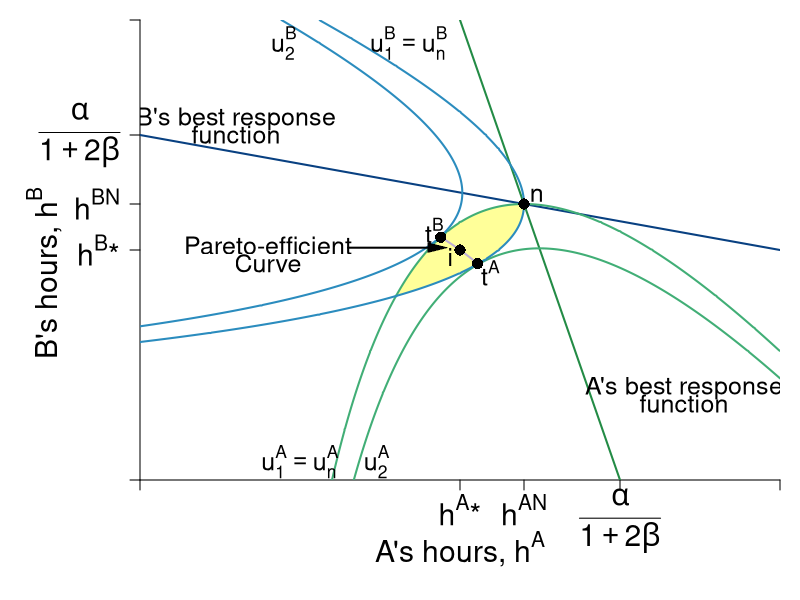

Recreate this plot in R.
require(shape)
pdf(file = "coordination_failures/coord_brfs_cournot.pdf", width = 9, height = 7)

#Set parameters for graphics
pointsize <- 1.8
axislabelsize <- 1.8
labelsize <- 1.5
namesize <- 1.8
annotatesize <- 1.5
graphlinewidth <- 2
segmentlinewidth <- 1.5

COL <- c("#7fc97f", "#beaed4", "#fdc086", "#ffff99", "#386cb0", "#f0027f", "#bf5b17", "#666666")
COLA <- c("#99d8c9","#66c2a4","#41ae76", "#238b45", "#005824")
COLB <- c("#4eb3d3", "#2b8cbe", "#0868ac","#084081")

par(mar =  c(6, 7, 1, 1))

uA <- function(ea, eb, alpha = 30, beta = 1/2) {
  (alpha - beta*(ea+eb))*ea - 0.5*(ea)^2
}

uB <- function(ea, eb, alpha = 30, beta = 1/2) {
  (alpha - beta*(ea+eb))*eb - 0.5*(eb)^2
}

brfB <- function(ea, alpha = 30, beta = 1/2) {
  (alpha - beta*ea)/(1 + 2*beta)
}

brfA <- function(ea, alpha = 30, beta = 1/2) {
  (alpha - ea*(1 + 2*beta))/(beta)
}

brfPE <- function(ea, alpha = 30, beta = 1/8) {
  alpha*(1 - beta*ea)
}

hANE <- function(alpha, beta = 1/2){
  alpha/(1 + 3*beta)
}

hApEff2 <- function(alpha, beta = 1/2){
  alpha/(1 + 4*beta)
}

intercept1 <- function(alpha, beta = 1/2){
  alpha/(1 + 2*beta)
}

PEC <- function(ea, alpha = 30, beta = 1/2){
  a = beta*(1+2*beta);
  b = -alpha*(1+3*beta)+(1+2*beta)^2*ea;
  c = alpha^2 - alpha*(1+3*beta)*ea+ beta*(1+2*beta)*ea^2
  delta = b^2-4*a*c
  return((-b-sqrt(delta))/(2*a))
}


indiffA <- function(ea, alpha = 30, beta = 1/2, uA = 144) {
  (alpha*ea - beta*(ea)^2 - 0.5*(ea)^2 - uA)/(beta*ea)
}

indiffBroot1 <- function(ea, alpha = 30, beta = 30, uB = 144){
  (-sqrt(alpha^2 - 2*alpha*beta*ea + beta^2*ea^2 - 4*beta*uB - 2*uB) + alpha - beta*ea)/(2*beta + 1)
}

indiffBroot2 <- function(ea, alpha = 30, beta = 30, uB = 144){
  (sqrt(alpha^2 - 2*alpha*beta*ea + beta^2*ea^2 - 4*beta*uB - 2*uB) + alpha - beta*ea)/(2*beta + 1)
}


indiffB <- function(eb, alpha = 30, beta = 1/2, uB = 144) {
  (alpha*eb - uB - 0.5*eb^2)/(alpha*beta*eb)
}

indiffB2 <- function(ea, alpha = 30, beta = 1/2, uB = 144) {
  sqrt(alpha^2*(beta*ea - 1)^2 - 2*uB) - alpha*beta*ea + alpha
}

indiffB3 <- function(ea, alpha = 30, beta = 1/2, uB = 144) {
  -sqrt(alpha^2*(beta*ea - 1)^2 - 2*uB) - alpha*beta*ea + alpha
}


xlims <- c(0, 20)
ylims <- c(0, 20)

npts <- 501 
x <- seq(xlims[1], xlims[2], length.out = npts)
y <- seq(ylims[1], ylims[2], length.out = npts) 
a <- c(uA(hANE(alpha = 30, beta = 1/2), hANE(alpha = 30, beta = 1/2)), 
       155.8)
b <- c(uA(hANE(alpha = 30, beta = 1/2),hANE(alpha = 30, beta = 1/2)), 
       155.8)


plot(0, 0, xlim = xlims, ylim = ylims, type = "n",
     xlab = expression(paste("")),
     ylab = expression(paste("")), 
     xaxt = "n", 
     yaxt = "n", 
     cex.lab = axislabelsize, 
     bty = "n",
     xaxs="i", 
     yaxs="i")


ticksy <- c(0, hApEff2(alpha = 30), hANE(alpha = 30), intercept1(alpha = 30), ylims[2])
ylabels <- c(NA, expression(paste(h^B,"*")), expression(paste(h^{BN})), expression(paste(frac(alpha, 1 + 2*beta))), NA)
ticksx <- c(0, hApEff2(alpha = 30), hANE(alpha = 30), intercept1(alpha = 30), xlims[2])
xlabels <- c(NA, expression(paste(h^A,"*")), expression(paste(h^{AN})), expression(paste(frac(alpha, 1 + 2*beta))), NA)



axis(1, at = ticksx,  pos = 0, labels = FALSE)
text(x = c(0, hApEff2(alpha = 30), hANE(alpha = 30), intercept1(alpha = 30), xlims[2]), par("usr")[3] - 0.4, labels = xlabels, srt = 0, pos = 1, xpd = TRUE, cex = axislabelsize)

axis(2, at = ticksy, pos = 0, labels = ylabels, las = 1, cex.axis = axislabelsize)

npts <- 500 
xx1 <- seq(xlims[1], xlims[2], length.out = npts)
xx2 <- seq(9.4, 10.55, length.out = npts)

#I need something like xx1 with npts for 
xpoly1 <- seq(from = 8, to = 12, length.out = 500)
ypoly1 <- indiffA(xpoly1, uA = 144, alpha = 30, beta = 1/2)
ypoly2 <- indiffBroot1(xpoly1, uB = 144, alpha = 30, beta = 1/2)
polygon(x = c(xpoly1, rev(xpoly1)), y = c(ypoly1, rev(ypoly2)), col=COL[4], density=NULL, border = NA)



lines(xx1, brfA(xx1, alpha = 30, beta = 1/2), col = COLA[4], lwd = graphlinewidth)
lines(xx1, brfB(xx1, alpha = 30, beta = 1/2), col = COLB[4], lwd = graphlinewidth)
lines(xx2, PEC(xx2, alpha = 30, beta = 1/2), col = COL[2], lwd = graphlinewidth)

contour(y, x,
        outer(x, y, uA),
        drawlabels = FALSE,
        col = COLA[3],
        lwd = graphlinewidth,
        levels = a,
        xaxs="i",
        yaxs="i",
        add = TRUE)

text(0.5*xlims[2], -3, expression(paste("A's hours, ", h^A)), xpd = TRUE, cex = axislabelsize)
text(-3, 9, expression(paste("B's hours, ", h^B)), xpd = TRUE, cex = axislabelsize, srt = 90) 


contour(x, y,
        outer(x, y, uB),
        drawlabels = FALSE,
        col = COLB[2],
        lwd = graphlinewidth,
        levels = b,
        add = TRUE
)


text(4, 10.2, expression("Pareto-efficient"), cex = labelsize)
text(4, 9.4, expression("Curve"), cex = labelsize)
Arrows(6.5, 10.1, 9.3, 10.1, col = "black", lty = 1, lwd = 2, arr.type = "triangle", arr.lwd = 0.5)
# 
#Label the iso-welfare functions for the HG, Aisha
text(5.0, 0.8, expression(u[1]^A == u[n]^A), cex = annotatesize)
text(7.4, 0.8, expression(u[2]^A), cex = annotatesize)


#Label the indifference curves for the HG, Betty
text(8.4, 19, expression(u[1]^B == u[n]^B), cex = annotatesize)
text(4.5, 19, expression(u[2]^B), cex = annotatesize)


#Label Nash Equilibrium
points(hANE(alpha = 30), hANE(alpha = 30), pch = 16, col = "black", cex = 1.5)

text(hANE(alpha = 30) + 0.4, hANE(alpha = 30) + 0.4, expression(paste("n")), cex = annotatesize)


#Annotate Pareto Efficient Curve and relevant points
points(10.55, PEC(10.55), pch = 16, col = "black", cex = 1.5)
text(10.55 + 0.4, PEC(10.55) - 0.4, expression(paste(t^A)), cex = annotatesize)


points(9.4, PEC(9.4), pch = 16, col = "black", cex = 1.5)
text(9.4 - 0.2, PEC(9.4) + 0.3, expression(paste(t^B)), cex = annotatesize)

points(hApEff2(alpha = 30), hApEff2(alpha = 30), pch = 16, col = "black", cex = 1.5)
text(hApEff2(alpha = 30)- 0.3, hApEff2(alpha = 30) - 0.3, expression(paste(i)), cex = annotatesize)

#B's brf
text(3, 15.7, expression(paste("B's best response")), cex = labelsize)
text(3, 15.0, expression(paste("function")), cex = labelsize)

#A's brf
text(17, 4, expression(paste("A's best response")), cex = labelsize)
text(17, 3.3, expression(paste("function")), cex = labelsize)

dev.off()
